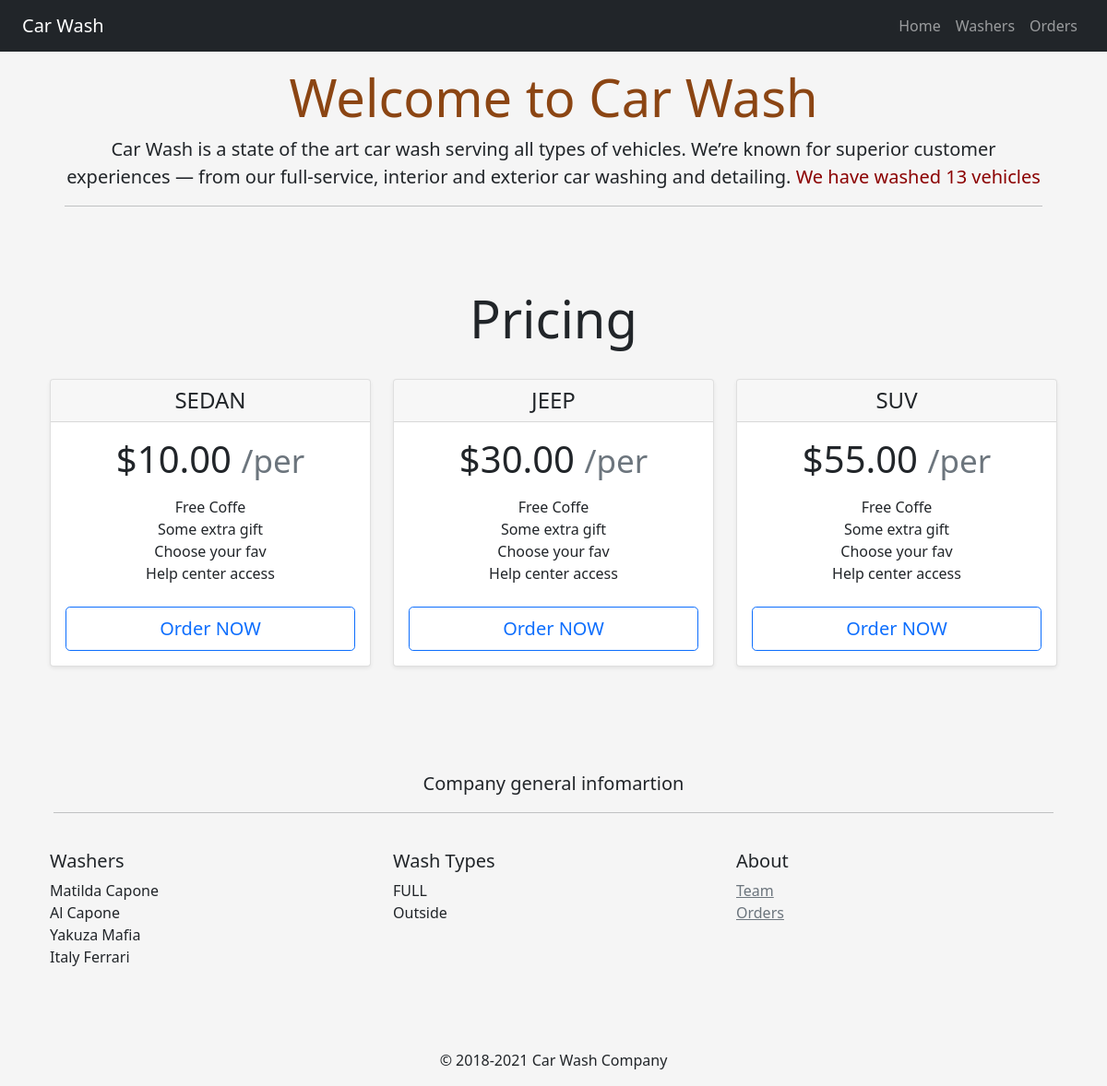
The app's page /carwash/ with its own data.
### carwash/models.py (models this page shows, shortened)
class VehicleType(models.Model):
    type = models.CharField(max_length=255, verbose_name="Vehicle Type",
                            choices=VehicleTypeChoices.choices,
                            default=VehicleTypeChoices.SEDAN, unique=True)
    price = models.DecimalField(max_digits=4, decimal_places=2, verbose_name="Price $")

class WashType(models.Model):
    name = models.CharField(max_length=50, verbose_name="Vehicle Type", unique=True)
    precentage = models.IntegerField(verbose_name="Percentage of price", default=100)

### user/models.py (models this page shows, shortened)
class User(AbstractUser):
    username = None
    email = models.EmailField(verbose_name='E-Mail', unique=True)
    birthdate = models.DateField(verbose_name='Birthdate')
    phone = models.CharField(verbose_name='Mobile phone number', max_length=9, unique=True)
    joined = models.DateField(verbose_name="Joined")
    image = models.ImageField(upload_to='images/')
    status = models.PositiveSmallIntegerField(choices=Status.choices)
    salary = models.DecimalField(max_digits=8, decimal_places=2, verbose_name="Salary", default=0,
                                 help_text="In Percent")
    objects = UserManager()
    USERNAME_FIELD = 'email'
    REQUIRED_FIELDS = []
    class Meta:
        verbose_name = 'User'
        verbose_name_plural = 'Users'

### carwash/views.py (the view)
# urls.py: path('', homepage, name='homepage'),
def homepage(request):
    vehicle_types = VehicleType.objects.all()
    wash_types = WashType.objects.all()
    washers = User.objects.filter(status=Status.washer.value)
    orders_count = Order.objects.all().count()
    return render(request, 'pages/homepage.html', {'vehicle_types': vehicle_types,
                                                   'washers': washers,
                                                   'wash_types': wash_types,
                                                   'orders_count': orders_count})

### templates/pages/homepage.html
{% extends 'base.html' %}
{% block content %}
	<div class="container">
		<div class="header px-3 py-3 pt-md-5 pb-md-4 mx-auto text-center">
			<br>
			<h1 class="display-4" style="color: saddlebrown">Welcome to Car Wash</h1>
			<p class="lead"><strong>Car Wash</strong> is a state of the art car wash serving all types of vehicles.
				We’re known for superior customer experiences — from our full-service, interior and exterior car washing
				and detailing.
				<strong style="color: darkred">We have washed {{ orders_count }} vehicles</strong></p>
			<hr>
		</div>
		<div class="pricing-header px-3 py-3 pt-md-5 pb-md-4 mx-auto text-center">
			<h1 class="display-4">Pricing</h1>
		</div>
		<div class="row row-cols-1 row-cols-md-3 mb-3 text-center">
			{% for vehicle_type in vehicle_types %}
				<div class="col">
					<div class="card mb-4 shadow-sm">
						<div class="card-header">
							<h4 class="my-0 fw-normal">{{ vehicle_type.type }}</h4>
						</div>
						<div class="card-body">
							<h1 class="card-title pricing-card-title">${{ vehicle_type.price }} <small
									class="text-muted">/per</small></h1>
							<ul class="list-unstyled mt-3 mb-4">
								<li>Free Coffe</li>
								<li>Some extra gift</li>
								<li>Choose your fav</li>
								<li>Help center access</li>
							</ul>
							<a href="{% url 'washer_list' %}" type="button"
							   class="w-100 btn btn-lg btn-outline-primary">Order NOW</a>
						</div>
					</div>
				</div>
			{% endfor %}
		</div>
		<div class="row">
			<div class="header px-3 py-3 pt-md-5 pb-md-4 mx-auto text-center">
				<br>
				<p class="lead"><strong>Company general infomartion</strong></p>
				<hr>
			</div>
			<div class="col-6 col-md">
				<h5>Washers</h5>
				<ul class="list-unstyled text-small">
					{% for washer in washers %}
						<li>{{ washer.get_full_name }}</li>
					{% endfor %}
				</ul>
			</div>
			<div class="col-6 col-md">
				<h5>Wash Types</h5>
				<ul class="list-unstyled text-small">
					{% for wash_type in wash_types %}
						<li>{{ wash_type.name }}</li>
					{% endfor %}
				</ul>
			</div>
			<div class="col-6 col-md">
				<h5>About</h5>
				<ul class="list-unstyled text-small">
					<li><a class="link-secondary" href="{% url 'washer_list' %}">Team</a></li>
					<li><a class="link-secondary" href="{% url 'orders' %}">Orders</a></li>
				</ul>
			</div>
		</div>
	</div>
{% endblock %}

### records on screen
VehicleType: type "SEDAN", price "10.00"
VehicleType: type "JEEP", price "30.00"
VehicleType: type "SUV", price "55.00"
User: get_full_name "Matilda Capone"
User: get_full_name "Al Capone"
User: get_full_name "Yakuza Mafia"
User: get_full_name "Italy Ferrari"
WashType: name "FULL"
WashType: name "Outside"

### other values on screen
{{ orders_count }} "13"
